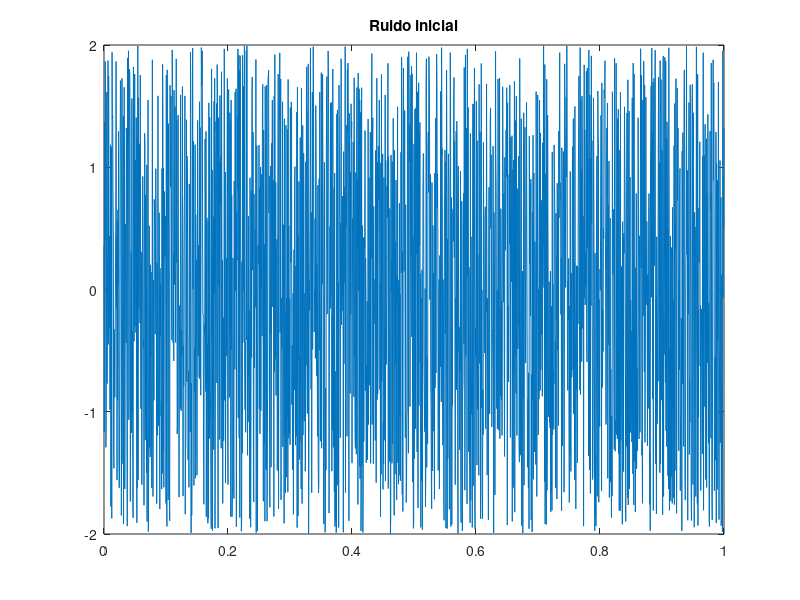

This chart was generated by the following MATLAB code: (Note: this script raises an error after producing the figure.)
clear all
clc

% Frequência de amostragem
fs = 2000;

% Vetor de tempo
t = (0:1/fs:1);

% Máximo e mínimo
smax =  2;
smin = -2;

% Ruído inicial
m = smin + (smax-smin)*rand(1,length(t));

figure(1)
plot(t, m)
title('Ruido inicial')

% Suavizando o sinal de ruído
m = smoothdata(m);
m = smoothdata(m);
m = smoothdata(m);
m = smoothdata(m);
m = smoothdata(m);
m = smoothdata(m);
m = smoothdata(m);
m = smoothdata(m);
m = smoothdata(m);
m = smoothdata(m);

figure(2)
plot(t, m)
title('Ruido suavizado')

save('sinal.mat', 'm', 'fs', 't');
